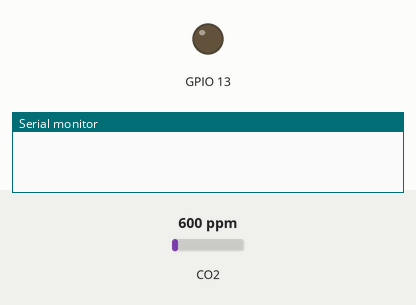
This sketch was run on a simulated ESP8266 (NodeMCU). Shown: output pins drawn as LEDs (lit = HIGH), the last lines printed to the serial monitor. The test bench sets the inputs (shaded band); at power-on: CO2 600 ppm. WiFi joins after 1.5 s; servers stay silent unless stated; uploads are accepted with an empty reply.

Above: at 0.1 s.
At 1.8 s:
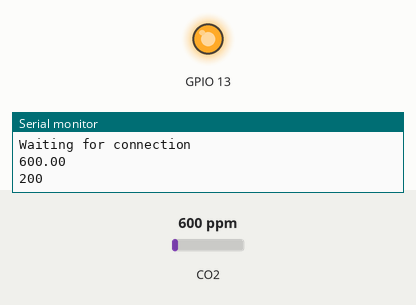
Timing chart, 0 to 3.3 s (numbered marks = the images above):
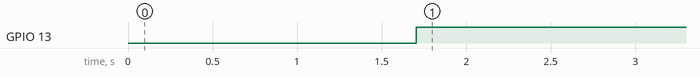

The sketch:

final_node.ino
```cpp
#include <ESP8266HTTPClient.h>
#include <ESP8266WiFi.h>
#include "MQ135.h"
#include <ArduinoJson.h>

#define VIRTUAL_PIN 5
#define ANALOGPIN A0

MQ135 gasSensor = MQ135(ANALOGPIN);

void setup() {
  pinMode(13, OUTPUT);
  Serial.begin(115200);                            //Serial connection
  WiFi.begin("suraj", "abcdefgh123");   //WiFi connection

  while (WiFi.status() != WL_CONNECTED) {  //Wait for the WiFI connection completion

    delay(500);
    Serial.println("Waiting for connection");

  }

}

void loop() {

  if (WiFi.status() == WL_CONNECTED) { //Check WiFi connection status

    StaticJsonBuffer<300> JSONbuffer;   //Declaring static JSON buffer
    JsonObject& JSONencoder = JSONbuffer.createObject();
    float ppm = gasSensor.getPPM();
    Serial.println(ppm);
    JSONencoder["ppm"] = ppm;
    JSONencoder["username"] = "sita1";

    HTTPClient http;    //Declare object of class HTTPClient

    http.begin("http://192.168.43.21:8000/get-data/");      //Specify request destination
    http.addHeader("Content-Type", "application/json");  //Specify content-type header

    char JSONmessageBuffer[300];
    JSONencoder.prettyPrintTo(JSONmessageBuffer, sizeof(JSONmessageBuffer));

    int httpCode = http.POST(JSONmessageBuffer);   //Send the request
    String payload = http.getString();                                        //Get the response payload

    Serial.println(httpCode);   //Print HTTP return code
    Serial.println(payload);    //Print request response payload

    http.end();  //Close connection
    if (ppm > 5){
      digitalWrite(13, HIGH);
      delay(5000);
    }
    else{
      digitalWrite(13, LOW);
    }

  } else {

    Serial.println("Error in WiFi connection");

  }

  delay(5000);  //Send a request every 30 seconds

}
```

Measured:
- by itself, GPIO 13: LOW → HIGH at 1.7 s
